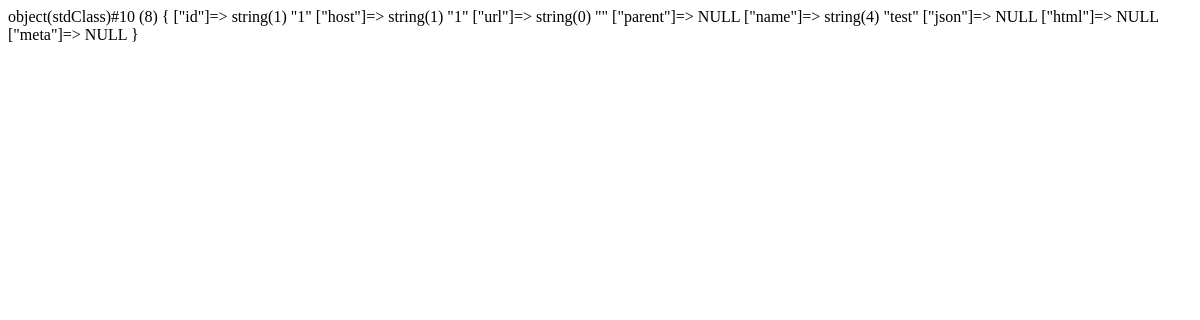
Before: / with the older database file.
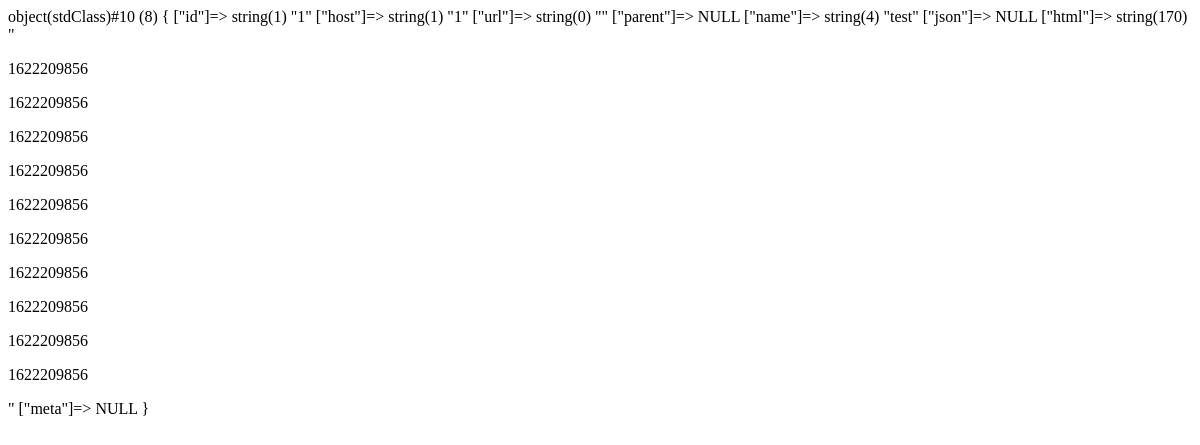
After: the same page with the newer database file.
### tables this page shows
CREATE TABLE page (
		id INTEGER PRIMARY KEY AUTOINCREMENT NOT NULL,
		host INTEGER NOT NULL REFERENCES host(id),
		url varchar(256) UNIQUE,
		parent INTEGER REFERENCES page(id),
		name varchar(128),
		json json,
		html text,
		meta json
	);

### classes/EPDO.php (called while the page is built, shortened)
<?php
class EPDO extends PDO {
	function queryrow($qry,$params=array()) {
		if (!$p=$this->prepare($qry)) {
			$e=$this->errorInfo();
			return;
		}
		if (!$p->execute($params)) {
			$e=$p->errorInfo();
		}
		$tmp=$p->fetch(PDO::FETCH_OBJ);
		return $tmp;
	}
};
?>

### head.php (called while the page is built, shortened)
<?php
$footer='<script src="https://cdnjs.cloudflare.com/ajax/libs/jquery/3.6.0/jquery.min.js"></script>';
$head=[];

### index.php (the view, shortened to what this page needs)
<?php
require 'head.php';
try {
	$db=new EPDO('db.ini');
	$url=isset($_GET['page']) ? $_GET['page'] : '';
	$_url=explode('/',$url);
	if ($_url[0]=='admin') {
		$page=new stdClass;
		require 'admin/index.php';
	}	else
	if ($page=$db->queryrow('select * from page where url = ?',[ $url ])) {
		var_dump($page);
	}	else {
		require 'db/db.php';
		exit;
	}
}	catch (PDOException $e) {
	require 'db/db.php';
	exit;
}	catch (Exception $e) {
	ob_clean();
	header("Content-Type: text/plain");
	echo $e;
	exit;
}
$html=ob_get_clean();
$template=file_get_contents('templates/template.html') or die(__LINE__);
$_templates=[
	'title'=>isset($page->name) ? $page->name : '?',
	'html'=>$html,
	'head'=>array_reduce($head,function($a,$b) {
		if (!is_null($a)) $a.="\n\t";
		return $a.'<link rel="stylesheet" href="'.$b.'">';
	}),
	'footer'=>$footer,
];
$template=preg_replace_callback('/\[([a-z]+)\]/i',function($match) use ($_templates) {
	if (isset($match[1])) return $_templates[$match[1]];
	return '?';
},$template);
echo $template;
?>

Changed rows visible on the page:
changed page: name "…\"test\" [\"json\"]=> NULL [\"html\"]=> NULL [\"meta\"]=> NULL }" → "…\"test\" [\"json\"]=> NULL [\"html\"]=> string(170) \" 1622209856 1622209856 1622209856 1622209856 1622209856 1622209856 1622209856 1622209856 1622209856 1622209856 \" [\"meta\"]=> NULL }"
